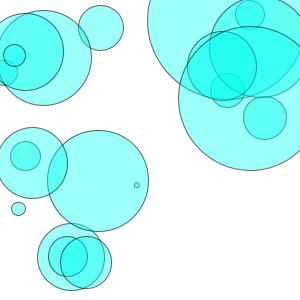
Frame 1 (no input)
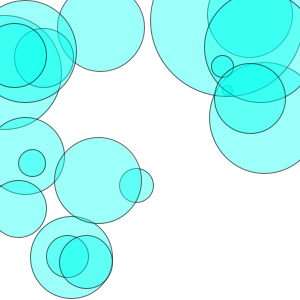
Frame 60 (the mouse pressed at the canvas centre just before this capture)
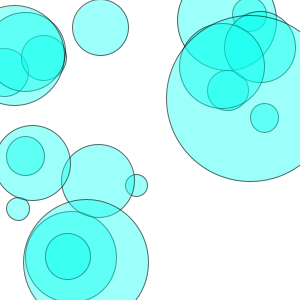
Frame 120 (the mouse held since frame 60 and released just before this capture)

The Processing sketch that drew these frames (run headless with seeded random() and noise(); from frame 60 on, the mouse is pressed at the canvas centre):

// Processing sketch: Breath
// ── Breath.pde
Breather[] b=new Breather[20];

void setup(){
  size(300,300);
  for(int i=0;i<b.length;i++){
    b[i]=new Breather();
  }
}

void draw(){
  background(255);
  for(int i=0;i<b.length;i++){
    b[i].breath();
    b[i].display();
  }
}
// ── Breather.pde
class Breather{
  float x;
  float y;
 
  float r;
  float min=random(1,3);
  float t=random(10,50);
  float speed=random(0.05,0.1);
  Breather (){
    x=random(width);
    y=random(height);
    
  }
  
  void breath(){
    r=(sin(t)+min)*t;
    t+=speed;
    
  }
  
  void display(){
    fill(#03FFF0,100);
    stroke(0,0,0,150);
    ellipse(x,y,r,r);
  }
}
